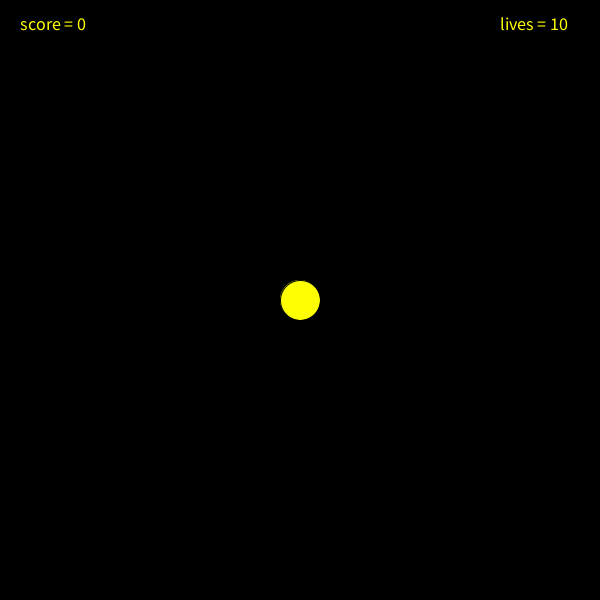
Frame 1 (no input)
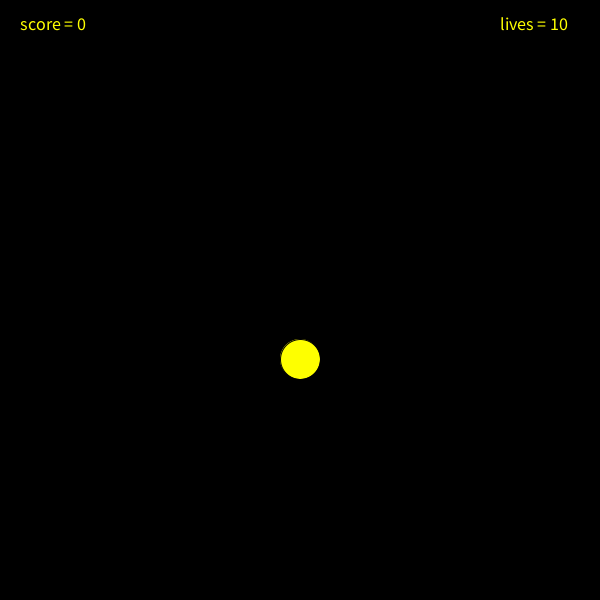
Frame 60 (the mouse pressed at the canvas centre just before this capture)
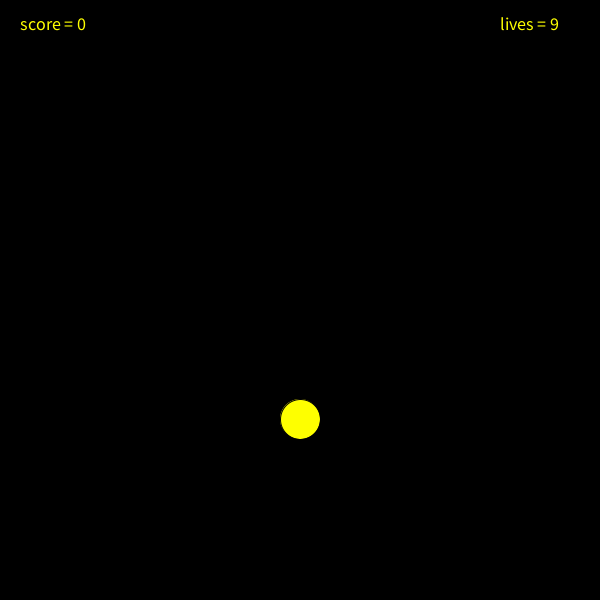
Frame 120 (the mouse held since frame 60 and released just before this capture)

The Processing sketch that drew these frames (run headless with seeded random() and noise(); from frame 60 on, the mouse is pressed at the canvas centre):

// Processing sketch: processing_138089
// ── processing_138089.pde

//This is my modified version of a simple ball game. This version actually simulates
//a bouncing ball that becomes more difficult to control as it speeds up. Set a high score!
//Original code by Steve Dickie.


int yPos;                      //Position of the ball
int speed=1;                   //How fast is it moving?
int yDir=1;                    //what direction is the ball going?
int score=0;                   //Inital score
int lives=10;                   //Number of lives you start with
boolean lost=false;            //Have you lost yet?

void setup()                   //Runs once when program launches
{
  size (600,600);
  smooth();
  yPos=height/2;                //Centers our ball
  fill(#FEFF00);               //Makes the ball and text yellow
  textSize(18);                //Sets the size of text
}

void draw()                                      //Loops over and over again
{
  background (0);                                //Black background
  ellipse(width/2, yPos,40,40);                 //Draw the ball
  yPos=yPos+(speed*yDir);                        //update the ball's position 
  if (yPos > height-20 || yPos<20)                //Did the ball hit the side?
  {
    yDir=-yDir;                                  //If it did reverse the direction
  }
  text("score = "+score,20,30);                  //Print the score on the screen
  text("lives = "+lives,width-100,30);            //Print remaining lives
  if (lives<=0)                                  //Check to see if you lost
  {
    textSize(20);
    text("Try Again? (Click to Reset)", 125,100);
    noLoop();                                    //Stop looping at the end of the draw function
    lost=true;
    textSize(18);
  }
}

void mousePressed()                              //Runs whenever the mouse is pressed
{
  if (dist(mouseX, mouseY, 300, yPos)<=20)      //Did we hit the target?

  {
    score=score+speed;                           //Increase the speed
    speed=speed+1;                               //Increase the Score
  }
  else                                           // missed
  {
    if (speed<1)                                 //If speed is greater than 1 decrease the speed
    {
    speed=speed-1;
    }
    lives=lives-1;                               //Take away one life
  }
  if (lost==true)                                //If we lost the game, reset now and start over 

  {
    speed=1;                                     //Reset all variables to initial conditions
    lives=10;
    score=0;
    yPos=height/2;
    yDir=1;
    lost=false;
    loop();                                     //Begin looping draw function again
  }
}
